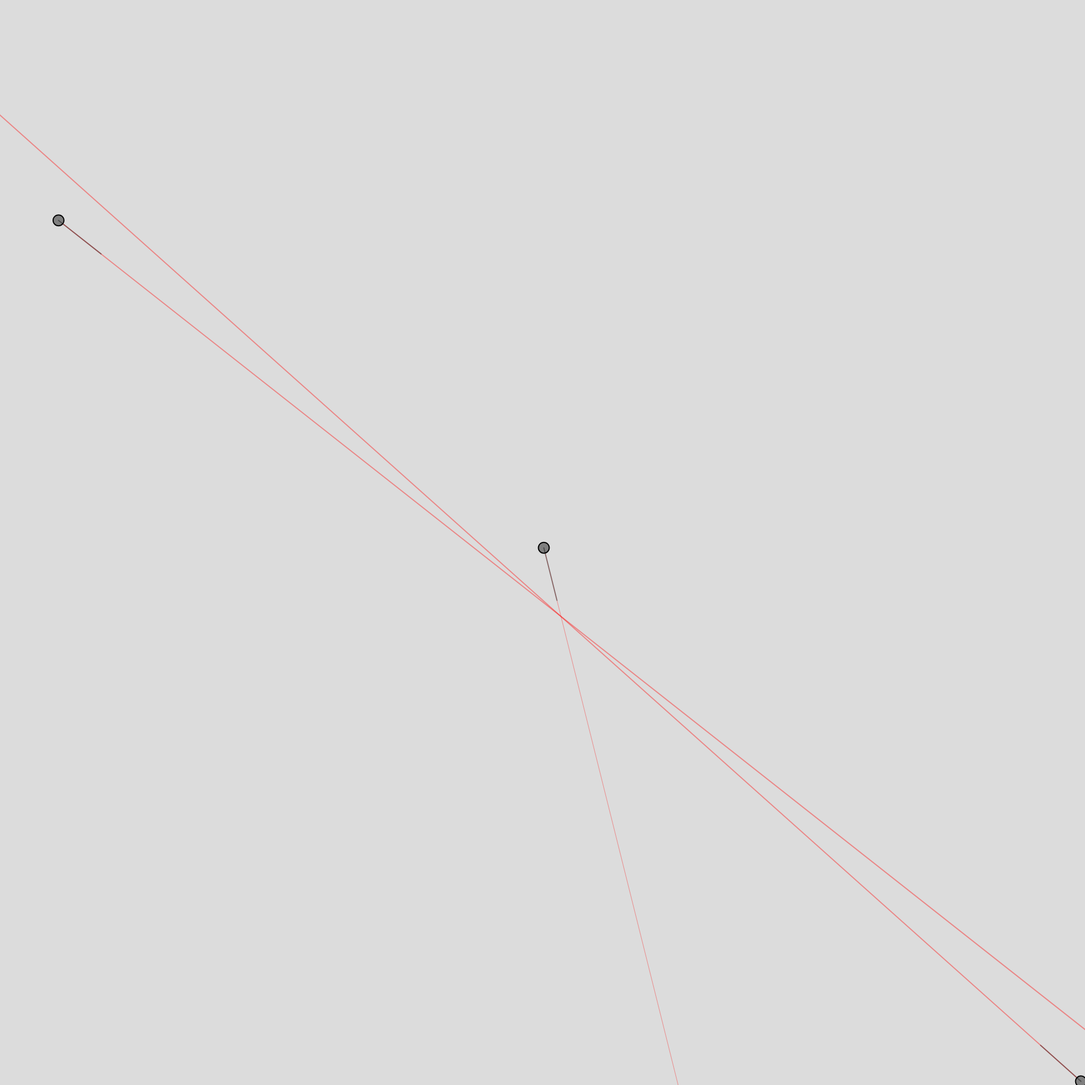
Frame 1 (no input)
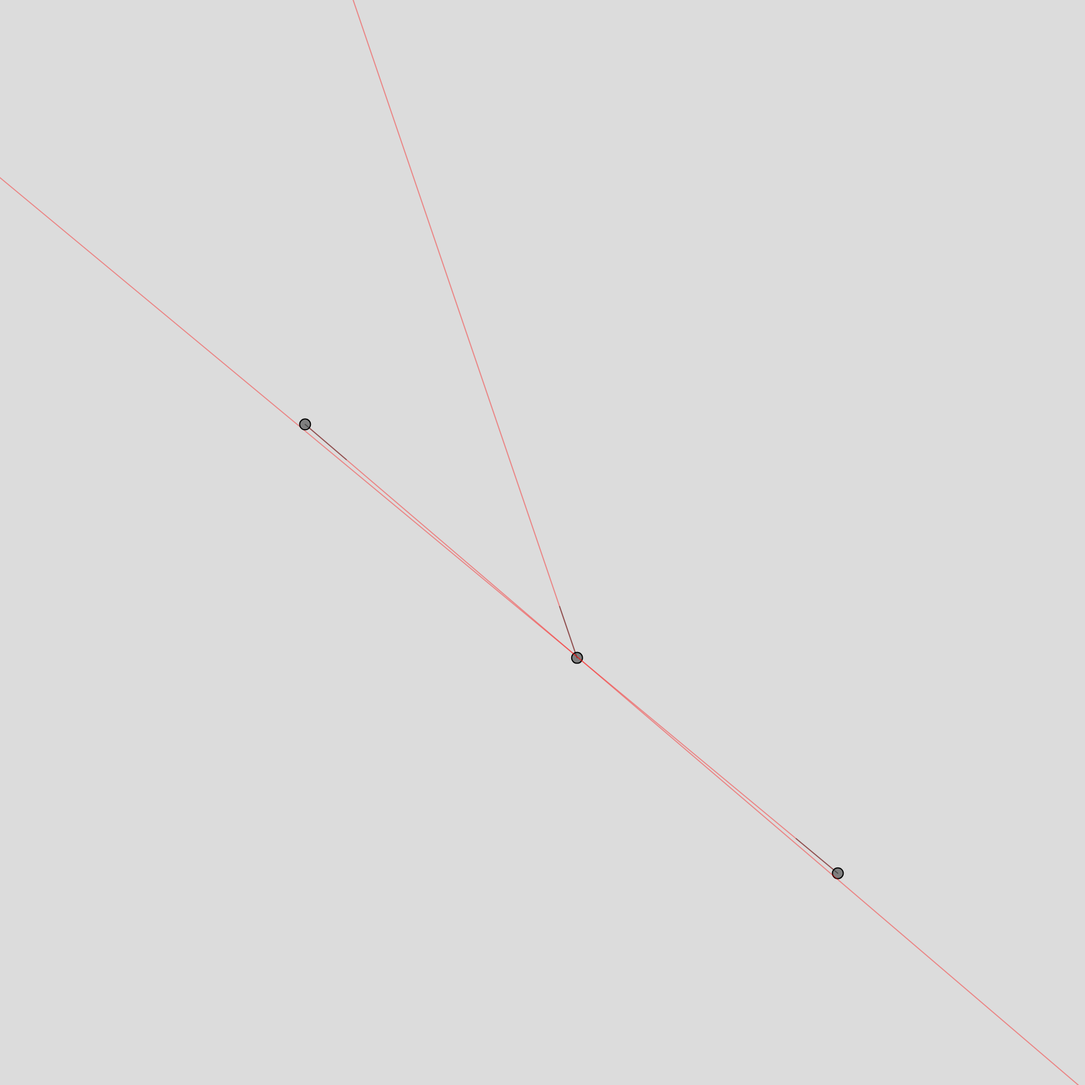
Frame 60 (no input)
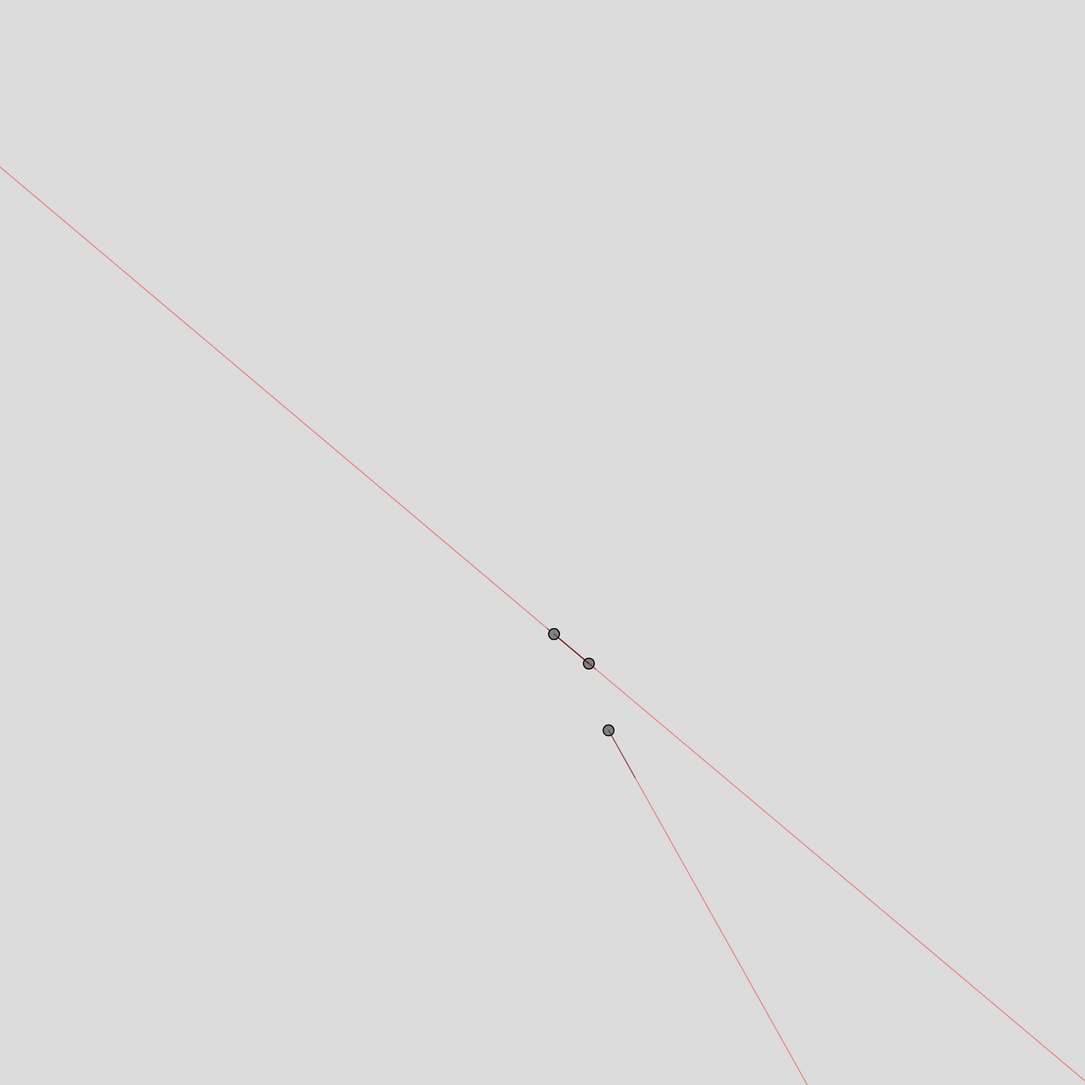
Frame 120 (the mouse pressed at the canvas centre since frame 60)

The p5.js sketch that drew these frames (run headless with seeded random() and noise() and a simulated clock; from frame 60 on, the mouse is pressed at the canvas centre):

// p5.js sketch
// ── sketch.js
let walkers = [];

function setup() {
  createCanvas(2000, 2000);

  walkers.push(new Walker(width / 2, height / 2));
  walkers.push(new Walker(width, height));
  walkers.push(new Walker(100, 400));
}

function draw() {
  background(220);

  for (let walker of walkers) {
    walker.accelCalc(walkers);
    walker.update();
    walker.checkEdges();
    walker.show();
  }
}

class Walker {
  constructor(x, y) {
    this.pos = createVector(x, y);
    this.vel = createVector(0, 0);
    this.vel.limit(10);
    this.accel = createVector(0, 0);
  }

  accelCalc(arr) {
    for (let walker of arr) {
      if (walker !== this) {
        let force = p5.Vector.sub(walker.pos, this.pos);
        this.accel.add(force);
      }
    }
  }

  update() {
    this.vel.add(this.accel);
    this.vel.limit(10);
    this.pos.add(this.vel);

    stroke(255, 0, 0, 100);
    line(this.pos.x, this.pos.y, this.pos.x + this.accel.x * 10, this.pos.y + this.accel.y * 10);
    
    // reset accel
    // this.accel.mult(0);
  }

  show() {
    stroke(0);
    strokeWeight(2);
    fill(127);
    circle(this.pos.x, this.pos.y, 20);

    stroke(0, 100);
    line(this.pos.x, this.pos.y, this.pos.x + this.vel.x * 10, this.pos.y + this.vel.y * 10);
  }

  checkEdges() {
    if (this.pos.x < 0) {
      this.pos.x += width;
    } else if (this.pos.x > width) {
      this.pos.x -= width;
    }
  
    if (this.pos.y < 0) {
      this.pos.y += height;
    } else if (this.pos.y > height) {
      this.pos.y -= height;
    }
  }
}
